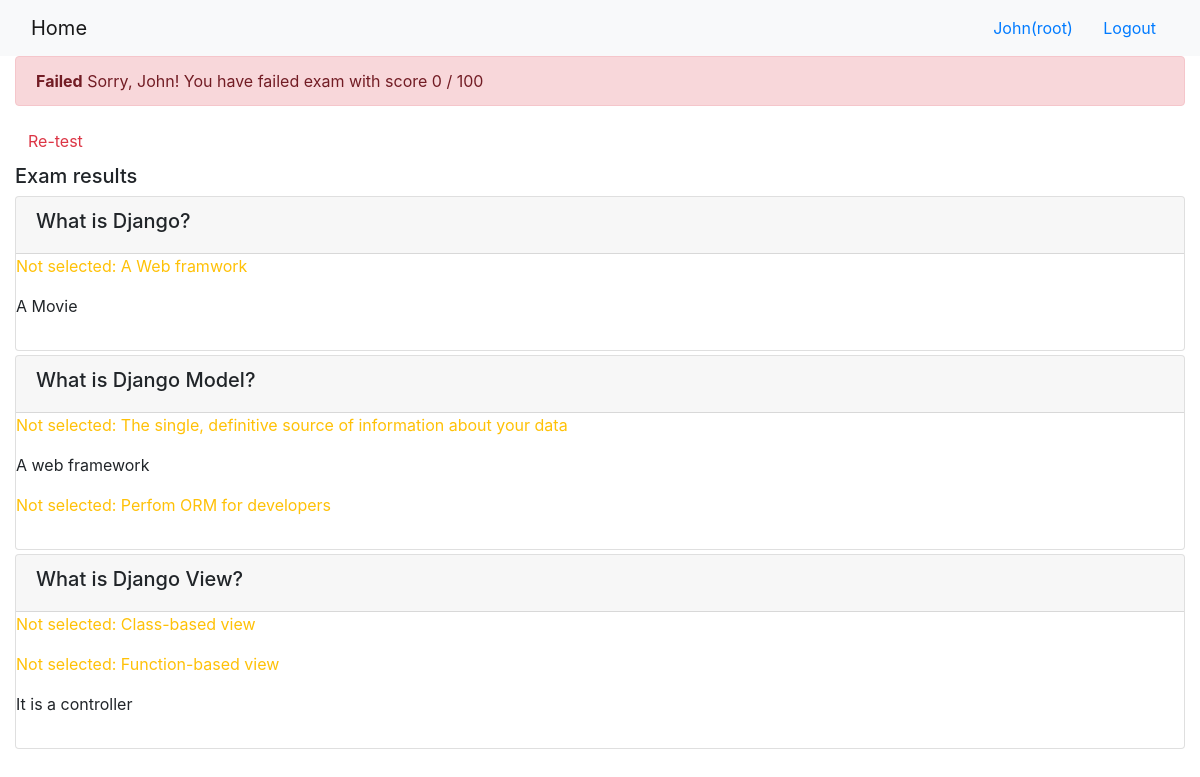
The page /onlinecourse/1/submission/1/result/ (signed in) on the database its author committed.
### onlinecourse/models.py (models this page shows, shortened)
class Question(models.Model):
    lesson = models.ForeignKey(Lesson, on_delete=models.CASCADE)
    question_text = models.CharField(null=False, max_length=200, default='question text')
    grade = models.IntegerField(default=2)

class Choice(models.Model):
    question = models.ForeignKey(Question, on_delete=models.CASCADE)
    choice_text = models.CharField(null=False, max_length=100, default='choice text')
    is_correct = models.BooleanField(default=False)

### onlinecourse/views.py (the view)
# urls.py: path('<int:course_id>/submission/<int:submission_id>/result/', views.show_exam_result, name='show_exam_result'),
def show_exam_result(request, course_id, submission_id):
    course = Course.objects.get(id = course_id)
    submission = Submission.objects.get(id = submission_id)
    choices = submission.choices.all()
    selected_ids = []
    grade = 0
    possible_grade = 0
    for lesson in course.lesson_set.all():
        for question in lesson.question_set.all():
            possible_grade += question.grade
            needed_right_answers = question.choice_set.filter(is_correct=True).count()
            given_right_answers = 0
            for choice in choices.filter(question_id = question.id):
                selected_ids.append(choice.id)
                if choice.is_correct:
                    given_right_answers += 1
                else:
                    given_right_answers -= 1
            if given_right_answers == needed_right_answers:
                grade += question.grade
    percentage = int(grade/possible_grade*100)
    print(selected_ids)
    context = { 'course': course,
                'selected_ids': selected_ids,
                'grade': percentage }
    return render(request, 'onlinecourse/exam_result_bootstrap.html', context)

### onlinecourse/templates/onlinecourse/exam_result_bootstrap.html (shortened to what this page needs)
<!DOCTYPE html>
<html lang="en">
<head>
    {% load static %}
    <link rel="stylesheet" href="https://maxcdn.bootstrapcdn.com/bootstrap/4.5.2/css/bootstrap.min.css">
</head>
<body>
 <nav class="navbar navbar-light bg-light">
    <div class="container-fluid">
        <div class="navbar-header">
              <a class="navbar-brand" href="{% url 'onlinecourse:index' %}">Home</a>
        </div>
        <ul class="nav navbar-nav navbar-right">
            {% if user.is_authenticated %}
            <li>
                <a class="btn btn-link" href="#">{{ user.first_name }}({{ user.username }})</a>
                <a class="btn btn-link" href="{% url 'onlinecourse:logout' %}">Logout</a>
            </li>
            {% endif %}
        </ul>
    </div>
</nav>
<div class="container-fluid">
    {% if grade > 80 %}
    <div class="alert alert-success">
       <span class="font-weight-bold">Congratulations, {{ user.first_name }}!</span> You have passed the exam and completed with score {{grade}} / 100
    </div>
        {% else %}
        <div class="alert alert-danger">
            <span class="font-weight-bold">Failed</span> Sorry, {{ user.first_name }}! You have failed exam with score {{grade}} / 100
        </div>
        <a class="btn btn-link text-danger" href="{% url 'onlinecourse:course_details' course.id %}">Re-test</a>
        {% endif %}
        <div class="card-columns-vertical mt-1">
        <h5 class="">Exam results</h5>
            {% for lesson in course.lesson_set.all %}
                {% for question in lesson.question_set.all %}
                    <div class="card mt-1">
                        <div class="card-header"><h5>{{ question.question_text}}</h5></div>
                        <div class="form-group">
                            {% for choice in question.choice_set.all %}
                                {% if choice.id in selected_ids and choice.is_correct %}
                                    <p class='text-success'>Correct answer: {{ choice.choice_text }}</p>
                                {% elif choice.id not in selected_ids and choice.is_correct %}
                                    <p class='text-warning'>Not  selected: {{ choice.choice_text }}</p>
                                {% elif choice.id in selected_ids and not choice.is_correct %}
                                    <p class='text-danger'> Wrong selection: {{ choice.choice_text }}</p>
                                {% else %}
                                    <p> {{ choice.choice_text }}</p>
                                {% endif %}
                            {% endfor %}
                        </div>
                    </div>
                {% endfor %}
            {% endfor %}
        </div>
    </div>
</body>
</html>

### rows shown on the page
Question: question_text "What is Django?"
Choice: choice_text "A Web framwork"
Choice: choice_text "A Movie"
Question: question_text "What is Django Model?"
Choice: choice_text "The single, definitive source of information about your data"
Choice: choice_text "A web framework"
Choice: choice_text "Perfom ORM for developers"
Question: question_text "What is Django View?"
Choice: choice_text "Class-based view"
Choice: choice_text "Function-based view"
Choice: choice_text "It is a controller"

### other values the page prints
{{ user.first_name }} "John"
{{ user.username }} "root"
{{ grade }} "0"
